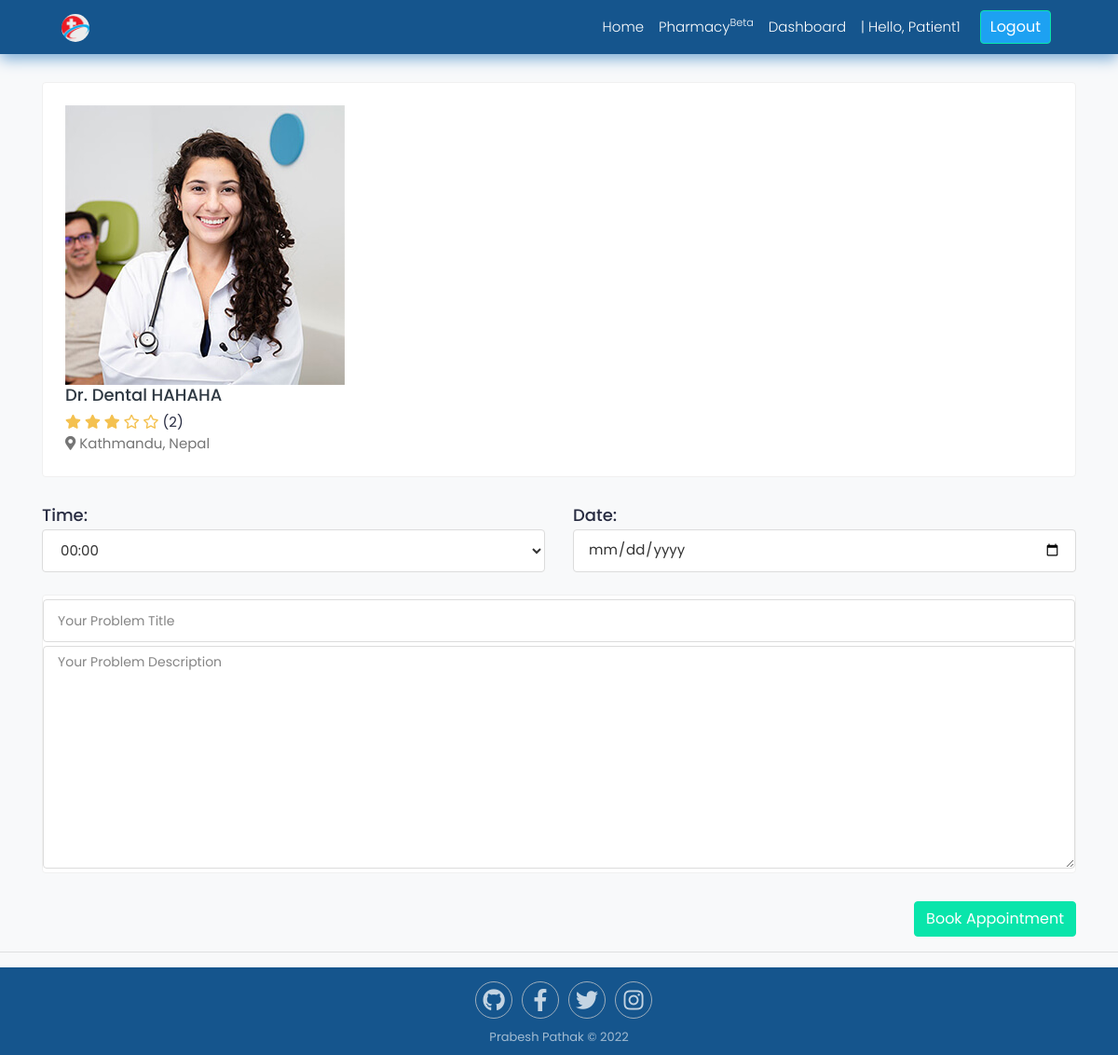
Screenshot of /specialist/dental/dental-hahaha-8/bookAppointment (signed in) with the database file from the repository.
### accounts/models.py (models this page shows, shortened)
class User(AbstractUser):
    GENDER_CHOICES = (
    (0, 'male'),
    (1, 'female'),
    (2, 'not specified'),
)
    username = None
    is_doctor = models.BooleanField(default=False)
    is_patient = models.BooleanField(default=True)
    first_name = models.CharField(max_length=100)
    last_name = models.CharField(max_length=100)
    email = models.EmailField(max_length=40,unique=True)
    phone_number = models.CharField(max_length=20)
    address = models.CharField(max_length=100)
    dob = models.DateField(auto_now_add=False,null=True,blank=False)
    gender = models.IntegerField(choices=GENDER_CHOICES,null=False)
    created_at = models.DateTimeField(auto_now_add=True)
    updated_at = models.DateTimeField(auto_now_add=True)
    is_active = models.BooleanField(default=False)
    USERNAME_FIELD = 'email'
    REQUIRED_FIELDS = []
    objects = UserManager()

class DoctorProfile(models.Model):
    user = models.OneToOneField(User,on_delete=models.CASCADE)
    about_me = models.TextField(max_length=2000,blank=False)
    address_1 =  models.CharField(max_length=100,blank=True)
    address_2 =  models.CharField(max_length=100,blank=True)
    profile_pic = models.ImageField(blank=True,upload_to='profile/doctor',default='profile/default_user.jpg')
    education1 = models.CharField(max_length=50,blank=True,null=True)
    university1 = models.CharField(max_length=50,blank=True,null=True)
    from_year1 = models.CharField(max_length=50,blank=True,null=True)
    to_year1 = models.CharField(max_length=50,blank=True,null=True)
    education2 = models.CharField(max_length=50,blank=True,null=True)
    university2 = models.CharField(max_length=50,blank=True,null=True)
    from_year2 = models.CharField(max_length=50,blank=True,null=True)
    to_year2 = models.CharField(max_length=50,blank=True,null=True)
    professtion_title1 = models.CharField(max_length=50,blank=True,null=True)
    professtion_from_year1 = models.CharField(max_length=50,blank=True,null=True)
    professtion_to_year1 = models.CharField(max_length=50,blank=True,null=True)
    place_1 = models.CharField(max_length=50,blank=True,null=True)
    place_2 = models.CharField(max_length=50,blank=True,null=True)
    professtion_title2 = models.CharField(max_length=50,blank=True,null=True)
    professtion_from_year2 = models.CharField(max_length=50,blank=True,null=True)
    professtion_to_year2 = models.CharField(max_length=50,blank=True,null=True)
    services = models.CharField(max_length=200,blank=True,null=False)
    specialization = models.CharField(max_length=200,blank=True,null=False)

class Doctor(models.Model):
    user = models.OneToOneField(User,on_delete=models.CASCADE,primary_key=True)
    slug = models.SlugField(max_length=50,unique=True)
    specialist = models.ForeignKey(Specialist,on_delete=models.CASCADE)
    location = models.CharField(max_length=100)
    def averageReview(self):
        reviews = ReviewRating.objects.filter(review_doctor=self,review_status=True).aggregate(average=Avg('rating'))
        avg = 0
        if reviews['average'] is not None:
            avg = int(reviews['average'])
        return avg
    def totalRating(self):
        reviews = ReviewRating.objects.filter(review_doctor=self,review_status=True).count()
        return reviews

### accounts/decorator.py (the view)
    def wrapper_function(request, *args, **kwargs):
        if not request.user.is_patient:
            return redirect('/accounts/dashboard')
        else:
            return view_function(request, *args, **kwargs)

### appointment/forms.py (shortened to what this page needs)
class AppointmentForm(forms.ModelForm):
    class Meta:
        model = Appointment
        fields = ['app_time','app_date','note_title','note_body','reply_note']
        widgets = {'app_time': forms.Select(choices=HOUR_CHOICES),
            'app_date':DateInput()}
    def __init__(self,*args,**kwargs):
        super(AppointmentForm, self).__init__(*args,**kwargs)
        self.fields['note_body'].widget.attrs['placeholder']='Your Problem Description'
        self.fields['note_title'].widget.attrs['placeholder']='Your Problem Title'
        self.fields['reply_note'].widget.attrs['placeholder']='Reply Note For the Patient'
        self.fields['reply_note'].widget.attrs['required'] ='True'
        for field in self.fields:
            self.fields[field].widget.attrs['class']='form-control floating my-1'

### accounts/decorator.py (called while the page is built)
def is_user_patient(view_function):
    def wrapper_function(request, *args, **kwargs):
        if not request.user.is_patient:
            return redirect('/accounts/dashboard')
        else:
            return view_function(request, *args, **kwargs)
    return wrapper_function

### templates/appointments/appointment.html (shortened to what this page needs)
{% extends "base.html"%} {% load static %} {% block content %}
<div class="main-wrapper">
  <div class="content">
    <div class="container">
      <div class="row">
        <div class="col-12">
          <div class="card">
            <div class="card-body">
              <div class="booking-doc-info">
                <a href="#" class="booking-doc-img">
                  <img src="{{doc_profile.profile_pic.url}}" alt="User Image" />
                </a>
                <div class="booking-info">
                  <h4>
                    <a
                      href="{% url 'doctorDetail' docs.specialist.slug docs.slug %}"
                      >Dr. {{docs.user.first_name}} {{docs.user.last_name}}</a
                    >
                  </h4>
                  <div class="rating">
                    <i class="fas fa-star"></i>
                      <i class="{% if docs.averageReview > 1 %}fas fa-star {% else %}far fa-star{% endif %}"></i>
                      <i class="{% if docs.averageReview > 2 %}fas fa-star {% else %}far fa-star{% endif %}"></i>
                      <i class="{% if docs.averageReview > 3 %}fas fa-star {% else %}far fa-star{% endif %}"></i>
                      <i class="{% if docs.averageReview > 4 %}fas fa-star {% else %}far fa-star{% endif %}"></i>
                    <span class="d-inline-block average-rating">({{docs.totalRating}})</span>
                  </div>
                  <p class="text-muted mb-0">
                    <i class="fas fa-map-marker-alt"></i> {{docs.location}},
                    Nepal
                  </p>
                </div>
              </div>
            </div>
          </div>
          <form action="{% url 'doctorAppointment' docs.specialist.slug docs.slug %}" method="POST">
            <div class="row">
            <div class="col-12 col-sm-4 col-md-6">
              <h4 class="mb-1">Time:</h4>
              <div class="mb-4">{{appointment.app_time}}</div>
            </div>
            <div class="col-12 col-sm-8 col-md-6 text-sm-right">
              <h4 class="mb-1 text-left">Date:</h4>
              {{appointment.app_date}}
            </div>
          </div>
          <div class="card booking-schedule schedule-widget">
            <div class="schedule-header">
              <div class="row">
                <div class="col-md-12">
                  {{appointment.note_title}} {{appointment.note_body}}
                </div>
              </div>
            </div>
          </div>
          <div class="submit-section proceed-btn text-right">
            <input
              type="submit"
              value="Book Appointment"
              class="btn btn-primary submit-btn"
            />
          </div>
          </form>
        </div>
      </div>
    </div>
  </div>
</div>
{% endblock %}

### templates/includes/navbar.html (shortened to what this page needs)
{% load static %}
<nav
  class="navbar navbar-expand-lg navbar-light text-white"
  id="navbar"
  style="background: #15558d; box-shadow: 0px 5px 15px #77aad6"
>
  <a
    class="navbar-brand mx-auto text-white ml-3"
    id="logo"
    href="{% url 'home' %}"
    ><img
      style="margin-left: 50px; border-radius: 50%; height: 30px; width: 30px"
      id="logo"
      src="../../static/images/newlogo.png"
      alt=""
      width="100px"
  /></a>
  <div
    class="collapse navbar-collapse justify-content-end"
    id="navbarSupportedContent"
  >
    {% if user.id is None %}
    <ul class="navbar-nav" style="margin-right: 50px">
      <li class="nav-item font-weight-light">
        <a
          id="login"
          class="nav-link text-white text-decoration-none"
          href="{% url 'login' %}"
          >Login
        </a>
      </li>
      <li class="nav-item font-weight-light">
        <a
          id="register"
          class="nav-link text-white text-decoration-none"
          href="{% url 'register' %}"
          >Register
        </a>
      </li>
    </ul>
    {% else %}
    <ul class="navbar-nav mr-lg-5 align-items-center">
      <li class="nav-item font-weight-light mx-2">
        <a class="text-white text-decoration-none" href="{% url 'homeAfter' %}"
          >Home</a
        >
      </li>
      <li class="nav-item font-weight-light mx-2">
        <a
          class="text-white text-decoration-none"
          href="{% url 'pharmacySearch' %}"
          >Pharmacy<sup>Beta</sup></a
        >
      </li>
      <li class="nav-item font-weight-light mx-2">
        <a class="text-white text-decoration-none" href="{% url 'dashboard' %}"
          >Dashboard</a
        >
      </li>
      <li class="nav-item font-weight-light mx-2">
        | Hello, {{user.first_name}}
      </li>
      <li class="nav-item font-weight-light mx-2">
        <a
          id="register"
          class="btn btn-outline-primary"
          href="{% url 'logout' %}"
          >Logout
        </a>
      </li>
    </ul>
    {% endif %}
  </div>
</nav>

### static/css/css.css (style rules this page uses)
*, *::after, *::before { margin: 0; padding: 0; box-sizing: inherit; }
html { font-family: "Roboto", sans-serif; font-weight: 400; }
body { box-sizing: border-box; overflow-x: hidden; }
#register { margin-left: 5px; color: white; background: #1da1f2; padding: 5px 10px; }
#logo { color: #333333; }
#navbar { background: #ffffff; }

### static/css/style.css (style rules this page uses)
html { height: 100%; }
body { background-color: #f8f9fa; color: #272b41; font-family: "Poppins", sans-serif; font-size: 0.9375rem; height: 100%; overflow-x: hidden; }
h1, h2, h3, h4, h5, h6 { color: #272b41; font-weight: 500; }
.h4, h4 { font-size: 1.125rem; }
a { color: #2E3842; }
input, button, a { transition: all 0.4s ease; -moz-transition: all 0.4s ease; -o-transition: all 0.4s ease; -ms-transition: all 0.4s ease; -webkit-transition: all 0.4s ease; }
input[type=text], input[type=password] { -webkit-appearance: none; -moz-appearance: none; appearance: none; }
.form-control { border-color: #dcdcdc; color: #333; font-size: 15px; min-height: 46px; padding: 6px 15px; }
.form-control::placeholder { color: #858585; font-size: 14px; }
.content { min-height: 200px; padding: 30px 0 0; }
.fa-star { color: #f4c150; }
.text-muted { color: #757575 !important; }
.btn-primary { background-color: #09e5ab; border: 1px solid #09e5ab; }
.btn-outline-primary { color: #09e5ab; border-color: #09e5ab; }
.card { border: 1px solid #f0f0f0; margin-bottom: 1.875rem; }
.card-body { padding: 1.5rem; }

### rows the page displays
User: first_name "Patient1"
DoctorProfile: profile_pic (picture)
Doctor: user.first_name "Dental", user.last_name "HAHAHA", totalRating "2", location "Kathmandu"
